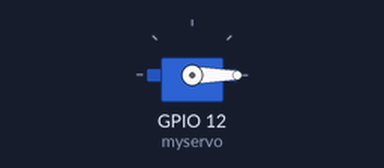
A sketch run on a simulated ESP32. On the bench: servo.

Above: at 0.05 s.
At 1.5 s:
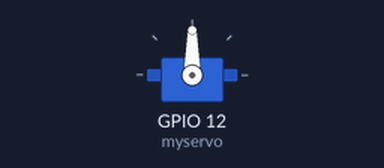
At 3.0 s:
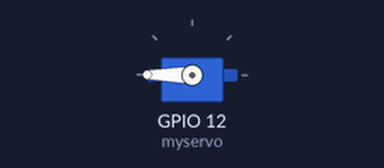
Timing chart, 0 to 6.9 s (numbered marks = the images above):
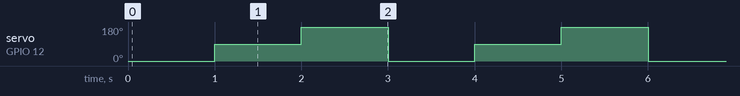

The sketch:

sketch_apr11a.ino
```cpp
#include <ESP32Servo.h>
Servo myservo;

void setup() {
  // put your setup code here, to run once:
  myservo.attach(12);
}

void loop() {
  myservo.write(0);
  delay(1000);
  myservo.write(90);
  delay(1000);
  myservo.write(180);
  delay(1000);
}
```

Measured:
- by itself, servo on GPIO 12 (myservo): repeats every 3.0 s: 180° 1.0 s, 0° 1.0 s, 90° 1.0 s
